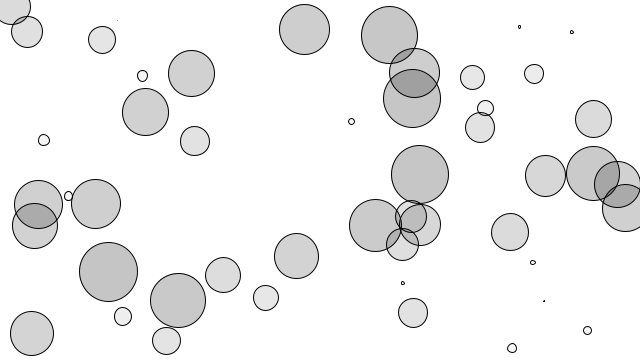
Frame 1 (no input)
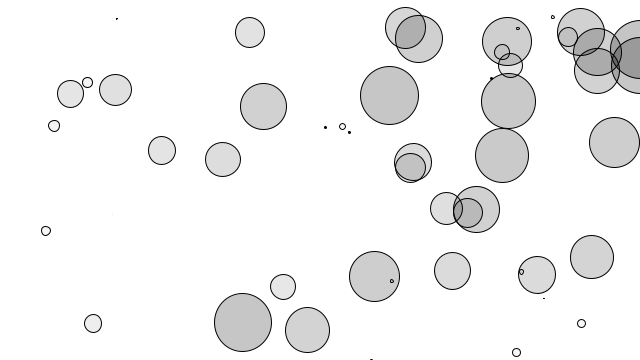
Frame 60 (the mouse pressed at the canvas centre just before this capture)
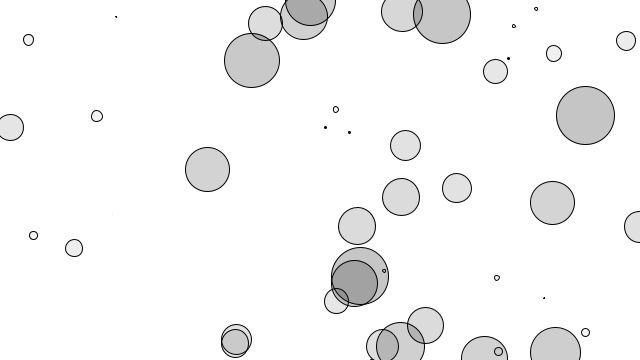
Frame 120 (the mouse held since frame 60 and released just before this capture)

The Processing sketch that drew these frames (run headless with seeded random() and noise(); from frame 60 on, the mouse is pressed at the canvas centre):

// Processing sketch: GeneticAlgorithmBioSim
// ── GeneticAlgorithmBioSim.pde
import java.util.Iterator;

class DNA {
  float[] genes;
  DNA() {
    genes = new float[3];
    for (int i = 0; i<genes.length; i++) {
      genes[i] = random(0, 1);
    }
  }

  DNA crossover(DNA partner) {
    DNA child = new DNA();
    for (int i = 0; i<genes.length; i++) {
      if (random(1) < 0.5) child.genes[i] = genes[i];
      else child.genes[i] = partner.genes[i];
    }
    return child;
  }

  void mutate(float mutation_rate) {
    for (int i = 0; i<genes.length; i++) {
      if (random(1) < mutation_rate) {
        genes[i] = random(0, 1);
      }
    }
  }

  DNA copy() {
    DNA child = new DNA();
    for (int i = 0; i<genes.length; i++) {
      child.genes[i] = genes[i];
    }
    return child;
  }
}

class Bloop {
  float health = 10000;
  PVector location;
  float r;
  float maxspeed;
  float xoff, yoff;

  float aphrodesiac;
  float aggressiveness;
  DNA dna;

  Bloop(float x, float y, DNA dna) {
    location = new PVector(x, y);
    xoff = random(0, 100);
    yoff = random(0, 100);

    this.r = map(dna.genes[0], 0, 1, 0, 60);
    this.maxspeed=  map(dna.genes[0], 0, 1, 0, 10);
    this.dna = dna;


    this.aphrodesiac = dna.genes[1];
    this.aggressiveness = dna.genes[2];
  }

  Bloop reproduce() {
    if (random(1) < 0.0005) {
      DNA childDNA = dna.copy();
      childDNA.mutate(0.01);
      return new Bloop(location.x, location.y, childDNA);
    } else {
      return null;
    }
  }

  Bloop reproduce(Bloop partner) {
    DNA childDNA = dna.crossover(partner.dna);
    childDNA.mutate(0.01);
    return new Bloop(location.x, location.y, childDNA);
  }

  boolean dead() {
    return health < 0.0;
  }

  void eat(ArrayList<PVector> food) {
    for (int i = food.size()-1; i >=0; i--) {
      PVector foodlocation = food.get(i);
      float d = PVector.dist(location, foodlocation);
      if (d < r/2) {
        health += 100;
        food.remove(i);
      }
    }
  }

  void interact(ArrayList<Bloop> bloops, ArrayList<Bloop> children) {
    if (health <= 0) return;

    for (Bloop b : bloops) {
      if (health <= 0) return;
      if (PVector.dist(location, b.location) < r/2) {
        if (random(1) < 0.01) {
          if (b.aggressiveness < aphrodesiac) {
            children.add(reproduce(b));
            health = 0;
            b.health = 0;
          }
        } 
      }
    }
  }

  void run() {
    update();
    display();
  }

  void update() {
    float vx = map(noise(xoff), 0, 1, -maxspeed, maxspeed);
    float vy = map(noise(yoff), 0, 1, -maxspeed, maxspeed);
    PVector velocity = new PVector(vx, vy);
    xoff += 0.01;
    yoff += 0.01;
    location.add(velocity);
    health -=1 * r/2;
    if (location.x > width) {
      location.x = 0;
    } else if (location.x < 0) {
      location.x = width;
    }

    if (location.y > height) {
      location.y = 0;
    } else if (location.y < 0) {
      location.y = height;
    }
  }

  void display() {
    rectMode(CENTER);
    fill(0, r);
    ellipse(location.x, location.y, r, r);
  }
}


class World {
  ArrayList<Bloop> bloops;
  ArrayList<PVector> food;

  World(int num) {
    bloops = new ArrayList<Bloop>();
    food = new ArrayList<PVector>();

    for (int i = 0; i<num; i++) {
      bloops.add(new Bloop(random(width), random(height), new DNA()));
    }
  }

  void run() {
    for(int i = 0; i<random(10); i++) {
      if(random(1) < 0.01) food.add(new PVector(random(width),random(height)));
    }
    
    for (PVector vector : food) {
      fill(0);
      ellipse(vector.x, vector.y, 2, 2);
    }

    ArrayList<Bloop> next =  new ArrayList<Bloop>();
    Iterator<Bloop> it = bloops.iterator();
    while (it.hasNext()) {
      Bloop b = it.next();

      if (b.dead()) {
        it.remove();
        food.add(b.location);
      } else {
        b.interact(bloops, next);
        b.run();
        b.eat(food);
      }
    }
    bloops.addAll(next);
  }
}

World world;
void setup() {
  size(640, 360); 
  world = new World(50);
}

void draw() {
  background(255);
  world.run();
}
